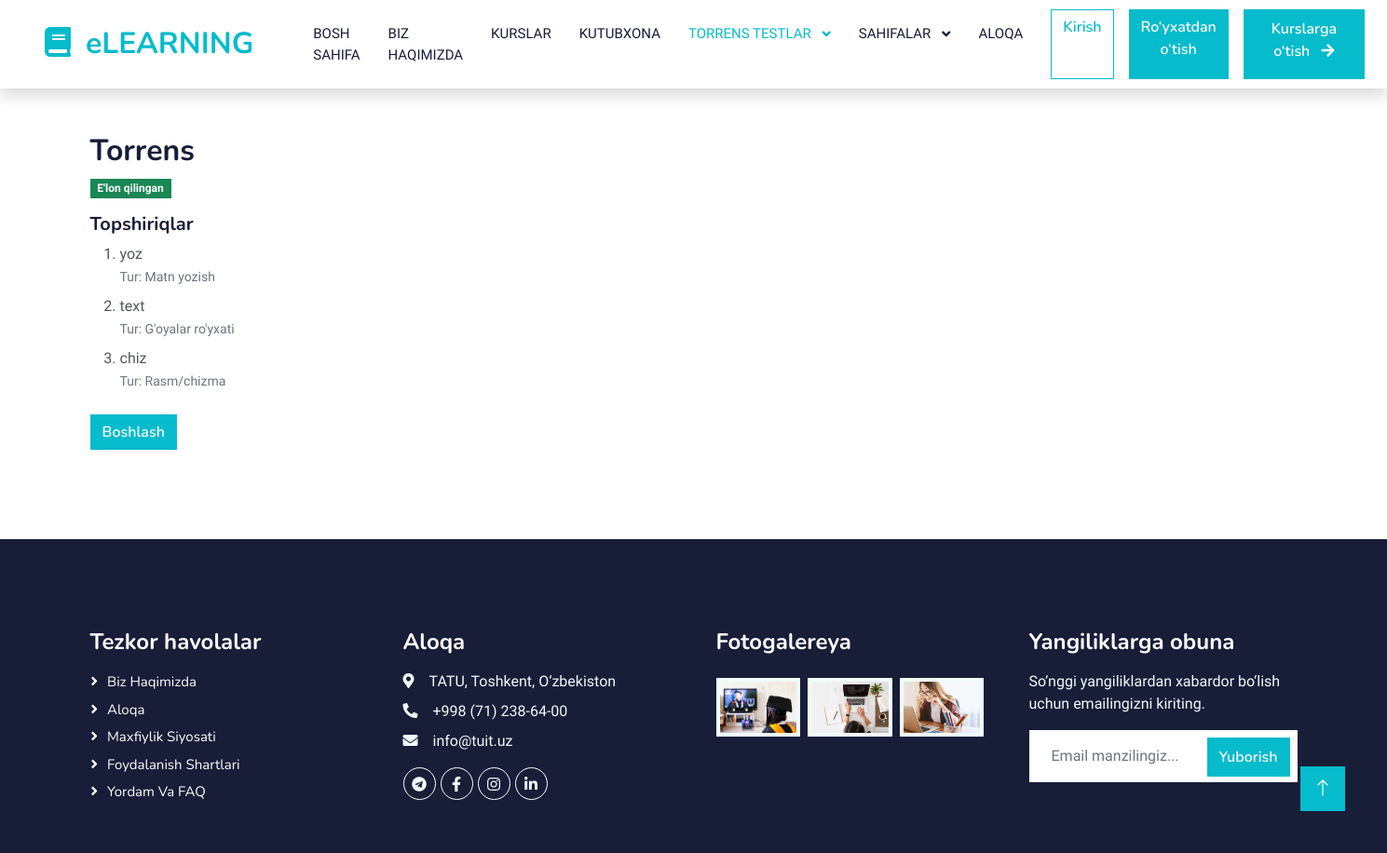
/torrens/torrens/, run on the app's committed database.
### ui/models.py (models this page shows, shortened)
class TorrensTest(models.Model):
    title              = models.CharField(max_length=200)
    slug               = models.SlugField(max_length=220, unique=True, blank=True)
    description        = models.TextField(blank=True)
    is_published       = models.BooleanField(default=False)
    time_limit_minutes = models.PositiveIntegerField(default=0, help_text="0 = cheklanmagan")
    created_at         = models.DateTimeField(auto_now_add=True)
    class Meta:
        ordering = ("-created_at",)
        indexes  = [
            models.Index(fields=["slug"]),
            models.Index(fields=["-created_at"]),
        ]

class TorrensTask(models.Model):
    RESP_CHOICES = (
        ("text",    "Matn yozish"),
        ("list",    "G'oyalar ro'yxati"),
        ("drawing", "Rasm/chizma"),
    )
    test            = models.ForeignKey(TorrensTest, on_delete=models.CASCADE, related_name="tasks")
    order           = models.PositiveIntegerField(default=1, validators=[MinValueValidator(0)])
    prompt          = models.TextField(help_text="Topshiriq matni (ko'rsatma)")
    response_type   = models.CharField(max_length=20, choices=RESP_CHOICES, default="text")
    hint            = models.TextField(blank=True)
    reference_image = models.ImageField(upload_to="torrens/ref/", blank=True, null=True)
    allow_text      = models.BooleanField(default=True)     # matn javobiga ruxsat
    allow_images    = models.BooleanField(default=True)     # ko‘p rasm javobiga ruxsat
    max_images      = models.PositiveSmallIntegerField(default=5, validators=[MinValueValidator(0)])
    class Meta:
        ordering         = ("order", "id")
        unique_together  = ("test", "order")
        indexes          = [models.Index(fields=["test", "order"])]

### ui/views.py (the view)
# urls.py: path("torrens/<slug:slug>/", views.torrens_detail, name="torrens_detail"),
def torrens_detail(request, slug):
    test = get_object_or_404(TorrensTest, slug=slug)
    return render(request, "ui/torrens_detail.html", {
        "test": test,
        "tests_preview": [],
    })

### ui/templates/ui/torrens_detail.html (shortened to what this page needs)
{% extends "ui/base.html" %}
{% block nav_torrens_active %}active{% endblock %}
{% block content %}
<div class="container py-5">
  <h2 class="mb-2">{{ test.title }}</h2>
  <div class="mb-3">
    <span class="badge bg-{{ test.is_published|yesno:'success,secondary' }}">
      {{ test.is_published|yesno:"E'lon qilingan,Chop etilmagan" }}
    </span>
  </div>
  <h5>Topshiriqlar</h5>
  <ol class="mb-4">
    {% for task in test.tasks.all %}
      <li class="mb-2">
        <div class="fw-semibold">{{ task.prompt|truncatechars:160 }}</div>
        <small class="text-muted">Tur: {{ task.get_response_type_display }}</small>
      </li>
    {% empty %}
      <li>Topshiriqlar hali qo‘shilmagan.</li>
    {% endfor %}
  </ol>
  {% if test.is_published %}
    <a class="btn btn-primary" href="{% url 'torrens_take' test.slug %}">Boshlash</a>
  {% else %}
    <div class="alert alert-warning">Bu test hali e'lon qilinmagan.</div>
  {% endif %}
</div>
{% endblock %}

### ui/static/css/style.css (style rules this page uses)
:root { --primary: #06BBCC; --light: #F0FBFC; --dark: #181d38; }
.btn { font-family: 'Nunito', sans-serif; font-weight: 600; transition: .5s; }
.btn.btn-primary, .btn.btn-secondary { color: #FFFFFF; }

### data on the page
TorrensTest: title "Torrens", is_published "E'lon qilingan"
TorrensTask: prompt "yoz", response_type "Matn yozish"
TorrensTask: prompt "text", response_type "G'oyalar ro'yxati"
TorrensTask: prompt "chiz", response_type "Rasm/chizma"
